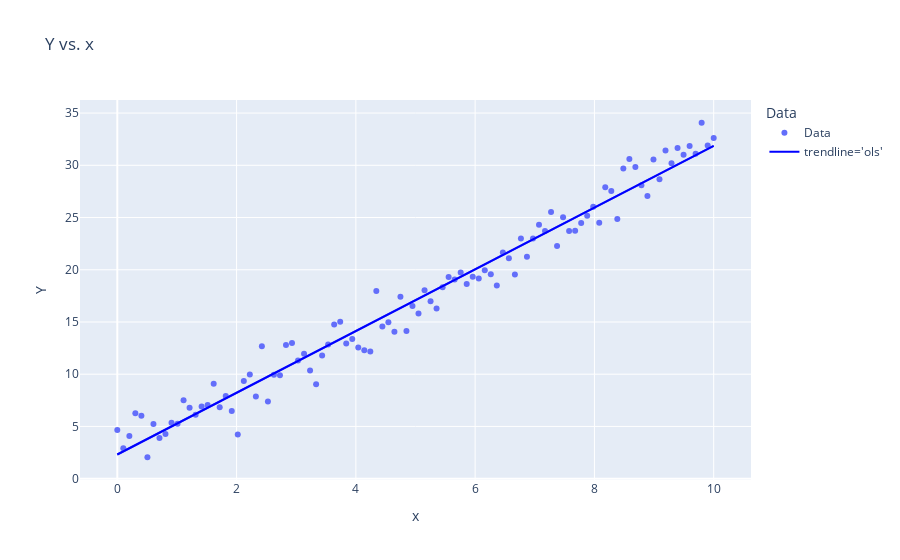
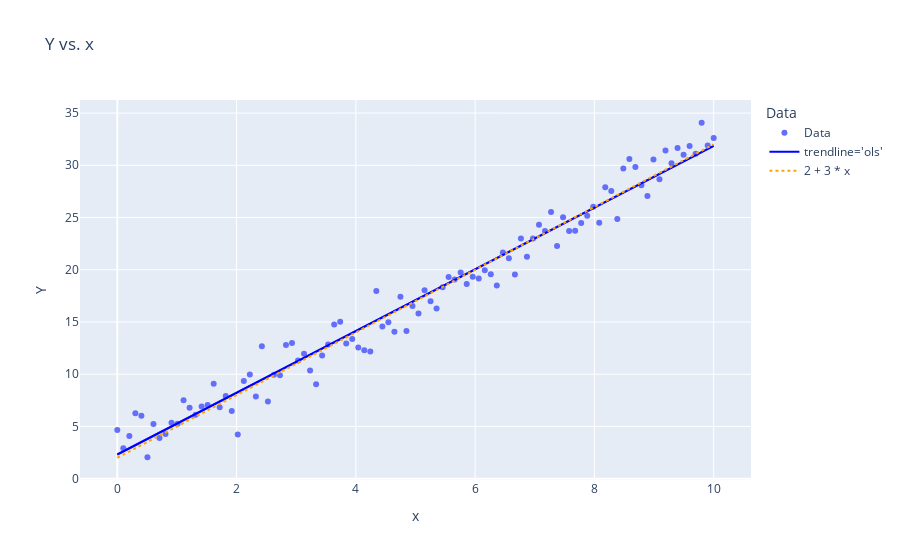

Notebook code for these charts, in order:
### Markdown cell above
### 3. Add the line from Question 1 on the figure of Question 2 and explain the difference between the nature of the two lines in your own words; *but, hint though: simulation of random sampling variation*<br>

<details class="details-example"><summary style="color:blue"><u>Further Guidance</u></summary>

> _This question is effectively asking you to explain what the combined code you produced for Questions 1 and 2 is trying to demonstrate overall. If you're working with a ChatBot (as expected), giving these two sets of code as context, and asking what the purpose of comparing these lines could be would be a way to get some help in formulating your answer_
> 
> _The graphical visualization aspect of this question could be accomplished by appending the following code to the code provided in Question 2._
> 
> ```python
> # what does this add onto the figure in constrast to `trendline='ols'`?
> x_range = np.array([df['x'].min(), df['x'].max()])
> # beta0 and beta1 are assumed to be defined
> y_line = beta0 + beta1 * x_range
> fig.add_scatter(x=x_range, y=y_line, mode='lines',
>                 name=str(beta0)+' + '+str(beta1)+' * x', 
>                 line=dict(dash='dot', color='orange'))
>
> fig.show() # USE `fig.show(renderer="png")` FOR ALL GitHub and MarkUs SUBMISSIONS
> ```
> 
> _The right way to interactively "see" the answer to this question is to repeatedly create different dataset **simulations** using your theoretical model and the corresponding fitted models, and repeatedly visualize the data and the two lines over and over... this would be as easy as rerunning a single cell containing your simulation and visualization code..._
>    
> ---
> 
> _Don't forget to ask for summaries of all your different ChatBot sessions and organize and paste these into your homework notebook (including link(s) to chat log histories if you're using ChatBot) But if you're using the STA130 custom NBLM ChatBot, you'll only be able to ask for summaries, of course!_  
</details>

### Code cell
import statsmodels.formula.api as smf  # Library for statistical modeling in Python
import plotly.express as px  # this is a ploting library
import numpy as np
import pandas as pd

# Simulate data for X and Y
np.random.seed(0)
beta_0 = 2   # Intercept
beta_1 = 3   # Slope
sigma = 1.5  # Standard deviation of the error term

# Generate independent variable X and error term
X = np.linspace(0, 10, 100)
epsilon = np.random.normal(0, sigma, size=X.size)
Y = beta_0 + beta_1 * X + epsilon

# Combine into a DataFrame with specified column names
df = pd.DataFrame({'x': X, 'Y': Y})

# what are the following two steps doing?
model_data_specification = smf.ols("Y~x", data=df) # defines the model specification, where "Y ~ x" is the formula indicating Y as the dependent variable and x as the independent variable.
fitted_model = model_data_specification.fit() # fits the model to the data, estimating the coefficents for the intercept and slope.

# what do each of the following provide?
fitted_model.summary()  # full model summary, including coeficients, R-squred, p-values and diagonostics. 
fitted_model.summary().tables[1]  # coefficient table with estimates, errors, t-values and p-values
fitted_model.params  # estimate the intercept and slope
fitted_model.params.values  # array of intercept and slope values
fitted_model.rsquared  # R-squred, representing the proportion of variance in Y explained by X

# what two things does this add onto the figure?
df['Data'] = 'Data' # hack to add data to legend; Create a column called "Data" allow us to label the scatter plot points.
fig = px.scatter(df, x='x',  y='Y', color='Data', 
                 trendline='ols', title='Y vs. x')
# Adding `trendline='ols'` to `px.scatter` creates a fitted regression line based on ordinary least squares.

# This is essentially what above `trendline='ols'` does
fig.add_scatter(x=df['x'], y=fitted_model.fittedvalues,
                line=dict(color='blue'), name="trendline='ols'")

fig.show() # USE `fig.show(renderer="png")` FOR ALL GitHub and MarkUs SUBMISSIONS


# what does this add onto the figure in constrast to `trendline='ols'`?
x_range = np.array([df['x'].min(), df['x'].max()])
# beta0 and beta1 are assumed to be defined
y_line = beta_0 + beta_1 * x_range
fig.add_scatter(x=x_range, y=y_line, mode='lines',
                name=str(beta_0)+' + '+str(beta_1)+' * x', 
                line=dict(dash='dot', color='orange'))

fig.show() # USE `fig.show(renderer="png")` FOR ALL GitHub and MarkUs SUBMISSIONS

### Figure 1 — Plotly figure (JSON) as saved in the notebook; plotly's stock layout.template omitted (floating-point values rounded to 4 significant figures)
{"data": [{"hovertemplate": "Data=Data<br>x=%{x}<br>Y=%{y}<extra></extra>", "legendgroup": "Data", "marker": {"color": "#636efa", "symbol": "circle"}, "mode": "markers", "name": "Data", "orientation": "v", "showlegend": true, "type": "scatter", "x": [0, 0.101, 0.202, 0.303, 0.404, 0.5051, 0.6061, 0.7071, 0.8081, 0.9091, 1.01, 1.111, 1.212, 1.313, 1.414, 1.515, 1.616, 1.717, 1.818, 1.919, 2.02, 2.121, 2.222, 2.323, 2.424, 2.525, 2.626, 2.727, 2.828, 2.929, 3.03, 3.131, 3.232, 3.333, 3.434, 3.535, 3.636, 3.737, 3.838, 3.939, 4.04, 4.141, 4.242, 4.343, 4.444, 4.545, 4.646, 4.747, 4.848, 4.949, 5.051, 5.152, 5.253, 5.354, 5.455, 5.556, 5.657, 5.758, 5.859, 5.96, 6.061, 6.162, 6.263, 6.364, 6.465, 6.566, 6.667, 6.768, 6.869, 6.97, 7.071, 7.172, 7.273, 7.374, 7.475, 7.576, 7.677, 7.778, 7.879, 7.98, 8.081, 8.182, 8.283, 8.384, 8.485, 8.586, 8.687, 8.788, 8.889, 8.99, 9.091, 9.192, 9.293, 9.394, 9.495, 9.596, 9.697, 9.798, 9.899, 10], "xaxis": "x", "y": [4.646, 2.903, 4.074, 6.27, 6.013, 2.049, 5.243, 3.894, 4.269, 5.343, 5.246, 7.515, 6.778, 6.122, 6.908, 7.046, 9.09, 6.844, 7.924, 6.476, 4.231, 9.344, 9.963, 7.856, 12.68, 7.394, 9.947, 9.901, 12.78, 12.99, 11.32, 11.96, 10.37, 9.029, 11.78, 12.84, 14.75, 15.02, 12.93, 13.36, 12.55, 12.29, 12.17, 17.96, 14.57, 14.98, 14.06, 17.41, 14.12, 16.53, 15.81, 18.03, 16.99, 16.29, 18.32, 19.31, 19.07, 19.73, 18.62, 19.33, 19.17, 19.95, 19.57, 18.5, 21.66, 21.09, 19.55, 23.0, 21.25, 22.99, 24.31, 23.71, 25.53, 22.27, 25.03, 23.7, 23.72, 24.47, 25.17, 26.02, 24.49, 27.9, 27.55, 24.85, 29.69, 30.6, 29.83, 28.09, 27.06, 30.55, 28.67, 31.41, 30.19, 31.65, 31.02, 31.85, 31.11, 34.07, 31.89, 32.6], "yaxis": "y"}, {"hovertemplate": "<b>OLS trendline</b><br>Y = 2.9554 * x + 2.31271<br>R<sup>2</sup>=0.970354<br><br>Data=Data<br>x=%{x}<br>Y=%{y} <b>(trend)</b><extra></extra>", "legendgroup": "Data", "marker": {"color": "#636efa", "symbol": "circle"}, "mode": "lines", "name": "Data", "showlegend": false, "type": "scatter", "x": [0, 0.101, 0.202, 0.303, 0.404, 0.5051, 0.6061, 0.7071, 0.8081, 0.9091, 1.01, 1.111, 1.212, 1.313, 1.414, 1.515, 1.616, 1.717, 1.818, 1.919, 2.02, 2.121, 2.222, 2.323, 2.424, 2.525, 2.626, 2.727, 2.828, 2.929, 3.03, 3.131, 3.232, 3.333, 3.434, 3.535, 3.636, 3.737, 3.838, 3.939, 4.04, 4.141, 4.242, 4.343, 4.444, 4.545, 4.646, 4.747, 4.848, 4.949, 5.051, 5.152, 5.253, 5.354, 5.455, 5.556, 5.657, 5.758, 5.859, 5.96, 6.061, 6.162, 6.263, 6.364, 6.465, 6.566, 6.667, 6.768, 6.869, 6.97, 7.071, 7.172, 7.273, 7.374, 7.475, 7.576, 7.677, 7.778, 7.879, 7.98, 8.081, 8.182, 8.283, 8.384, 8.485, 8.586, 8.687, 8.788, 8.889, 8.99, 9.091, 9.192, 9.293, 9.394, 9.495, 9.596, 9.697, 9.798, 9.899, 10], "xaxis": "x", "y": [2.313, 2.611, 2.91, 3.208, 3.507, 3.805, 4.104, 4.402, 4.701, 4.999, 5.298, 5.596, 5.895, 6.194, 6.492, 6.791, 7.089, 7.388, 7.686, 7.985, 8.283, 8.582, 8.88, 9.179, 9.477, 9.776, 10.07, 10.37, 10.67, 10.97, 11.27, 11.57, 11.87, 12.16, 12.46, 12.76, 13.06, 13.36, 13.66, 13.96, 14.25, 14.55, 14.85, 15.15, 15.45, 15.75, 16.04, 16.34, 16.64, 16.94, 17.24, 17.54, 17.84, 18.13, 18.43, 18.73, 19.03, 19.33, 19.63, 19.93, 20.22, 20.52, 20.82, 21.12, 21.42, 21.72, 22.02, 22.31, 22.61, 22.91, 23.21, 23.51, 23.81, 24.11, 24.4, 24.7, 25.0, 25.3, 25.6, 25.9, 26.19, 26.49, 26.79, 27.09, 27.39, 27.69, 27.99, 28.28, 28.58, 28.88, 29.18, 29.48, 29.78, 30.08, 30.37, 30.67, 30.97, 31.27, 31.57, 31.87], "yaxis": "y"}, {"line": {"color": "blue"}, "name": "trendline='ols'", "type": "scatter", "x": [0, 0.101, 0.202, 0.303, 0.404, 0.5051, 0.6061, 0.7071, 0.8081, 0.9091, 1.01, 1.111, 1.212, 1.313, 1.414, 1.515, 1.616, 1.717, 1.818, 1.919, 2.02, 2.121, 2.222, 2.323, 2.424, 2.525, 2.626, 2.727, 2.828, 2.929, 3.03, 3.131, 3.232, 3.333, 3.434, 3.535, 3.636, 3.737, 3.838, 3.939, 4.04, 4.141, 4.242, 4.343, 4.444, 4.545, 4.646, 4.747, 4.848, 4.949, 5.051, 5.152, 5.253, 5.354, 5.455, 5.556, 5.657, 5.758, 5.859, 5.96, 6.061, 6.162, 6.263, 6.364, 6.465, 6.566, 6.667, 6.768, 6.869, 6.97, 7.071, 7.172, 7.273, 7.374, 7.475, 7.576, 7.677, 7.778, 7.879, 7.98, 8.081, 8.182, 8.283, 8.384, 8.485, 8.586, 8.687, 8.788, 8.889, 8.99, 9.091, 9.192, 9.293, 9.394, 9.495, 9.596, 9.697, 9.798, 9.899, 10], "y": [2.313, 2.611, 2.91, 3.208, 3.507, 3.805, 4.104, 4.402, 4.701, 4.999, 5.298, 5.596, 5.895, 6.194, 6.492, 6.791, 7.089, 7.388, 7.686, 7.985, 8.283, 8.582, 8.88, 9.179, 9.477, 9.776, 10.07, 10.37, 10.67, 10.97, 11.27, 11.57, 11.87, 12.16, 12.46, 12.76, 13.06, 13.36, 13.66, 13.96, 14.25, 14.55, 14.85, 15.15, 15.45, 15.75, 16.04, 16.34, 16.64, 16.94, 17.24, 17.54, 17.84, 18.13, 18.43, 18.73, 19.03, 19.33, 19.63, 19.93, 20.22, 20.52, 20.82, 21.12, 21.42, 21.72, 22.02, 22.31, 22.61, 22.91, 23.21, 23.51, 23.81, 24.11, 24.4, 24.7, 25.0, 25.3, 25.6, 25.9, 26.19, 26.49, 26.79, 27.09, 27.39, 27.69, 27.99, 28.28, 28.58, 28.88, 29.18, 29.48, 29.78, 30.08, 30.37, 30.67, 30.97, 31.27, 31.57, 31.87]}], "layout": {"legend": {"title": {"text": "Data"}, "tracegroupgap": 0}, "title": {"text": "Y vs. x"}, "xaxis": {"anchor": "y", "domain": [0, 1], "title": {"text": "x"}}, "yaxis": {"anchor": "x", "domain": [0, 1], "title": {"text": "Y"}}}}

### Figure 2 — Plotly figure (JSON) as saved in the notebook; plotly's stock layout.template omitted (floating-point values rounded to 4 significant figures)
{"data": [{"hovertemplate": "Data=Data<br>x=%{x}<br>Y=%{y}<extra></extra>", "legendgroup": "Data", "marker": {"color": "#636efa", "symbol": "circle"}, "mode": "markers", "name": "Data", "orientation": "v", "showlegend": true, "type": "scatter", "x": [0, 0.101, 0.202, 0.303, 0.404, 0.5051, 0.6061, 0.7071, 0.8081, 0.9091, 1.01, 1.111, 1.212, 1.313, 1.414, 1.515, 1.616, 1.717, 1.818, 1.919, 2.02, 2.121, 2.222, 2.323, 2.424, 2.525, 2.626, 2.727, 2.828, 2.929, 3.03, 3.131, 3.232, 3.333, 3.434, 3.535, 3.636, 3.737, 3.838, 3.939, 4.04, 4.141, 4.242, 4.343, 4.444, 4.545, 4.646, 4.747, 4.848, 4.949, 5.051, 5.152, 5.253, 5.354, 5.455, 5.556, 5.657, 5.758, 5.859, 5.96, 6.061, 6.162, 6.263, 6.364, 6.465, 6.566, 6.667, 6.768, 6.869, 6.97, 7.071, 7.172, 7.273, 7.374, 7.475, 7.576, 7.677, 7.778, 7.879, 7.98, 8.081, 8.182, 8.283, 8.384, 8.485, 8.586, 8.687, 8.788, 8.889, 8.99, 9.091, 9.192, 9.293, 9.394, 9.495, 9.596, 9.697, 9.798, 9.899, 10], "xaxis": "x", "y": [4.646, 2.903, 4.074, 6.27, 6.013, 2.049, 5.243, 3.894, 4.269, 5.343, 5.246, 7.515, 6.778, 6.122, 6.908, 7.046, 9.09, 6.844, 7.924, 6.476, 4.231, 9.344, 9.963, 7.856, 12.68, 7.394, 9.947, 9.901, 12.78, 12.99, 11.32, 11.96, 10.37, 9.029, 11.78, 12.84, 14.75, 15.02, 12.93, 13.36, 12.55, 12.29, 12.17, 17.96, 14.57, 14.98, 14.06, 17.41, 14.12, 16.53, 15.81, 18.03, 16.99, 16.29, 18.32, 19.31, 19.07, 19.73, 18.62, 19.33, 19.17, 19.95, 19.57, 18.5, 21.66, 21.09, 19.55, 23.0, 21.25, 22.99, 24.31, 23.71, 25.53, 22.27, 25.03, 23.7, 23.72, 24.47, 25.17, 26.02, 24.49, 27.9, 27.55, 24.85, 29.69, 30.6, 29.83, 28.09, 27.06, 30.55, 28.67, 31.41, 30.19, 31.65, 31.02, 31.85, 31.11, 34.07, 31.89, 32.6], "yaxis": "y"}, {"hovertemplate": "<b>OLS trendline</b><br>Y = 2.9554 * x + 2.31271<br>R<sup>2</sup>=0.970354<br><br>Data=Data<br>x=%{x}<br>Y=%{y} <b>(trend)</b><extra></extra>", "legendgroup": "Data", "marker": {"color": "#636efa", "symbol": "circle"}, "mode": "lines", "name": "Data", "showlegend": false, "type": "scatter", "x": [0, 0.101, 0.202, 0.303, 0.404, 0.5051, 0.6061, 0.7071, 0.8081, 0.9091, 1.01, 1.111, 1.212, 1.313, 1.414, 1.515, 1.616, 1.717, 1.818, 1.919, 2.02, 2.121, 2.222, 2.323, 2.424, 2.525, 2.626, 2.727, 2.828, 2.929, 3.03, 3.131, 3.232, 3.333, 3.434, 3.535, 3.636, 3.737, 3.838, 3.939, 4.04, 4.141, 4.242, 4.343, 4.444, 4.545, 4.646, 4.747, 4.848, 4.949, 5.051, 5.152, 5.253, 5.354, 5.455, 5.556, 5.657, 5.758, 5.859, 5.96, 6.061, 6.162, 6.263, 6.364, 6.465, 6.566, 6.667, 6.768, 6.869, 6.97, 7.071, 7.172, 7.273, 7.374, 7.475, 7.576, 7.677, 7.778, 7.879, 7.98, 8.081, 8.182, 8.283, 8.384, 8.485, 8.586, 8.687, 8.788, 8.889, 8.99, 9.091, 9.192, 9.293, 9.394, 9.495, 9.596, 9.697, 9.798, 9.899, 10], "xaxis": "x", "y": [2.313, 2.611, 2.91, 3.208, 3.507, 3.805, 4.104, 4.402, 4.701, 4.999, 5.298, 5.596, 5.895, 6.194, 6.492, 6.791, 7.089, 7.388, 7.686, 7.985, 8.283, 8.582, 8.88, 9.179, 9.477, 9.776, 10.07, 10.37, 10.67, 10.97, 11.27, 11.57, 11.87, 12.16, 12.46, 12.76, 13.06, 13.36, 13.66, 13.96, 14.25, 14.55, 14.85, 15.15, 15.45, 15.75, 16.04, 16.34, 16.64, 16.94, 17.24, 17.54, 17.84, 18.13, 18.43, 18.73, 19.03, 19.33, 19.63, 19.93, 20.22, 20.52, 20.82, 21.12, 21.42, 21.72, 22.02, 22.31, 22.61, 22.91, 23.21, 23.51, 23.81, 24.11, 24.4, 24.7, 25.0, 25.3, 25.6, 25.9, 26.19, 26.49, 26.79, 27.09, 27.39, 27.69, 27.99, 28.28, 28.58, 28.88, 29.18, 29.48, 29.78, 30.08, 30.37, 30.67, 30.97, 31.27, 31.57, 31.87], "yaxis": "y"}, {"line": {"color": "blue"}, "name": "trendline='ols'", "type": "scatter", "x": [0, 0.101, 0.202, 0.303, 0.404, 0.5051, 0.6061, 0.7071, 0.8081, 0.9091, 1.01, 1.111, 1.212, 1.313, 1.414, 1.515, 1.616, 1.717, 1.818, 1.919, 2.02, 2.121, 2.222, 2.323, 2.424, 2.525, 2.626, 2.727, 2.828, 2.929, 3.03, 3.131, 3.232, 3.333, 3.434, 3.535, 3.636, 3.737, 3.838, 3.939, 4.04, 4.141, 4.242, 4.343, 4.444, 4.545, 4.646, 4.747, 4.848, 4.949, 5.051, 5.152, 5.253, 5.354, 5.455, 5.556, 5.657, 5.758, 5.859, 5.96, 6.061, 6.162, 6.263, 6.364, 6.465, 6.566, 6.667, 6.768, 6.869, 6.97, 7.071, 7.172, 7.273, 7.374, 7.475, 7.576, 7.677, 7.778, 7.879, 7.98, 8.081, 8.182, 8.283, 8.384, 8.485, 8.586, 8.687, 8.788, 8.889, 8.99, 9.091, 9.192, 9.293, 9.394, 9.495, 9.596, 9.697, 9.798, 9.899, 10], "y": [2.313, 2.611, 2.91, 3.208, 3.507, 3.805, 4.104, 4.402, 4.701, 4.999, 5.298, 5.596, 5.895, 6.194, 6.492, 6.791, 7.089, 7.388, 7.686, 7.985, 8.283, 8.582, 8.88, 9.179, 9.477, 9.776, 10.07, 10.37, 10.67, 10.97, 11.27, 11.57, 11.87, 12.16, 12.46, 12.76, 13.06, 13.36, 13.66, 13.96, 14.25, 14.55, 14.85, 15.15, 15.45, 15.75, 16.04, 16.34, 16.64, 16.94, 17.24, 17.54, 17.84, 18.13, 18.43, 18.73, 19.03, 19.33, 19.63, 19.93, 20.22, 20.52, 20.82, 21.12, 21.42, 21.72, 22.02, 22.31, 22.61, 22.91, 23.21, 23.51, 23.81, 24.11, 24.4, 24.7, 25.0, 25.3, 25.6, 25.9, 26.19, 26.49, 26.79, 27.09, 27.39, 27.69, 27.99, 28.28, 28.58, 28.88, 29.18, 29.48, 29.78, 30.08, 30.37, 30.67, 30.97, 31.27, 31.57, 31.87]}, {"line": {"color": "orange", "dash": "dot"}, "mode": "lines", "name": "2 + 3 * x", "type": "scatter", "x": [0, 10], "y": [2, 32]}], "layout": {"legend": {"title": {"text": "Data"}, "tracegroupgap": 0}, "title": {"text": "Y vs. x"}, "xaxis": {"anchor": "y", "domain": [0, 1], "title": {"text": "x"}}, "yaxis": {"anchor": "x", "domain": [0, 1], "title": {"text": "Y"}}}}
